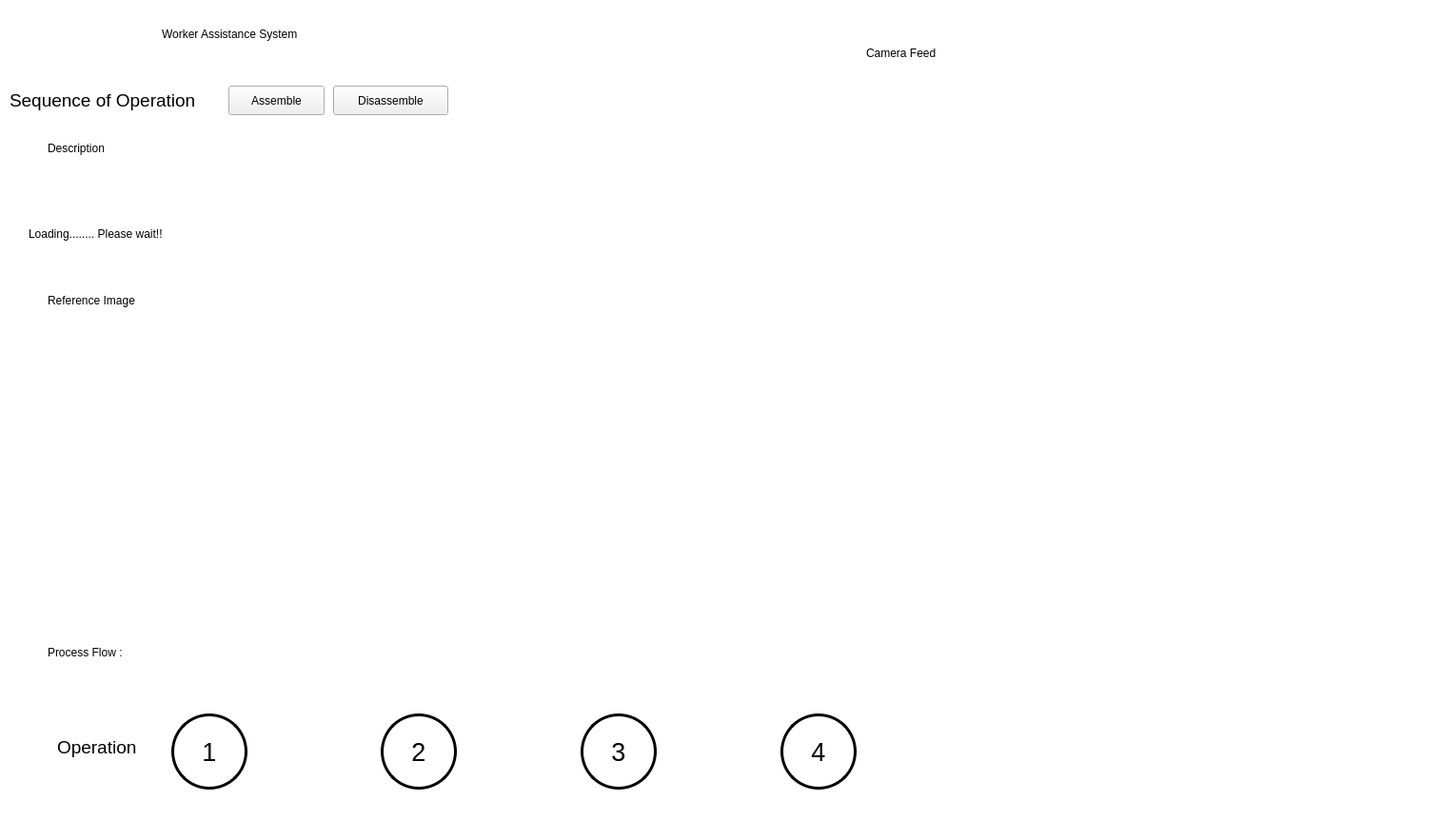
<?xml version="1.0" encoding="UTF-8"?>
<ui version="4.0">
 <class>MainWindow</class>
 <widget class="QMainWindow" name="MainWindow">
  <property name="geometry">
   <rect>
    <x>0</x>
    <y>0</y>
    <width>1514</width>
    <height>883</height>
   </rect>
  </property>
  <property name="windowTitle">
   <string>MainWindow</string>
  </property>
  <property name="styleSheet">
   <string notr="true">background-color: rgb(255, 255, 255);</string>
  </property>
  <widget class="QWidget" name="centralwidget">
   <widget class="QLabel" name="IWT_logo_label">
    <property name="geometry">
     <rect>
      <x>20</x>
      <y>10</y>
      <width>121</width>
      <height>51</height>
     </rect>
    </property>
    <property name="styleSheet">
     <string notr="true"/>
    </property>
    <property name="text">
     <string/>
    </property>
    <property name="pixmap">
     <pixmap>:/iwt_logo/iwt_logo.png</pixmap>
    </property>
    <property name="scaledContents">
     <bool>true</bool>
    </property>
   </widget>
   <widget class="QLabel" name="label_3">
    <property name="geometry">
     <rect>
      <x>910</x>
      <y>40</y>
      <width>211</width>
      <height>31</height>
     </rect>
    </property>
    <property name="styleSheet">
     <string notr="true">font: 20pt &quot;Arial&quot;;</string>
    </property>
    <property name="text">
     <string>Camera Feed</string>
    </property>
   </widget>
   <widget class="QLabel" name="label_4">
    <property name="geometry">
     <rect>
      <x>50</x>
      <y>140</y>
      <width>141</width>
      <height>31</height>
     </rect>
    </property>
    <property name="styleSheet">
     <string notr="true">font: 20pt &quot;Arial&quot;;</string>
    </property>
    <property name="text">
     <string>Description</string>
    </property>
   </widget>
   <widget class="QLabel" name="camera_feed">
    <property name="geometry">
     <rect>
      <x>490</x>
      <y>100</y>
      <width>1001</width>
      <height>591</height>
     </rect>
    </property>
    <property name="styleSheet">
     <string notr="true">font: 20pt &quot;Arial&quot;;</string>
    </property>
    <property name="text">
     <string/>
    </property>
    <property name="pixmap">
     <pixmap>loading.gif</pixmap>
    </property>
    <property name="scaledContents">
     <bool>true</bool>
    </property>
    <property name="wordWrap">
     <bool>true</bool>
    </property>
   </widget>
   <widget class="QLabel" name="operation_description">
    <property name="geometry">
     <rect>
      <x>30</x>
      <y>200</y>
      <width>321</width>
      <height>91</height>
     </rect>
    </property>
    <property name="styleSheet">
     <string notr="true">font: 12pt &quot;Arial&quot;;</string>
    </property>
    <property name="text">
     <string>Loading........ Please wait!!</string>
    </property>
    <property name="scaledContents">
     <bool>true</bool>
    </property>
    <property name="wordWrap">
     <bool>true</bool>
    </property>
   </widget>
   <widget class="QLabel" name="label_13">
    <property name="geometry">
     <rect>
      <x>170</x>
      <y>20</y>
      <width>341</width>
      <height>31</height>
     </rect>
    </property>
    <property name="styleSheet">
     <string notr="true">font: 20pt &quot;Arial&quot;;</string>
    </property>
    <property name="text">
     <string>Worker Assistance System</string>
    </property>
   </widget>
   <widget class="QLabel" name="label_14">
    <property name="geometry">
     <rect>
      <x>50</x>
      <y>300</y>
      <width>231</width>
      <height>31</height>
     </rect>
    </property>
    <property name="styleSheet">
     <string notr="true">font: 20pt &quot;Arial&quot;;</string>
    </property>
    <property name="text">
     <string>Reference Image</string>
    </property>
   </widget>
   <widget class="QLabel" name="reference_image_label">
    <property name="geometry">
     <rect>
      <x>30</x>
      <y>360</y>
      <width>411</width>
      <height>271</height>
     </rect>
    </property>
    <property name="styleSheet">
     <string notr="true">font: 20pt &quot;Arial&quot;;</string>
    </property>
    <property name="text">
     <string/>
    </property>
    <property name="pixmap">
     <pixmap>loading.gif</pixmap>
    </property>
    <property name="scaledContents">
     <bool>true</bool>
    </property>
   </widget>
   <widget class="QLabel" name="label_5">
    <property name="geometry">
     <rect>
      <x>50</x>
      <y>670</y>
      <width>181</width>
      <height>31</height>
     </rect>
    </property>
    <property name="styleSheet">
     <string notr="true">font: 20pt &quot;Arial&quot;;</string>
    </property>
    <property name="text">
     <string>Process Flow :</string>
    </property>
   </widget>
   <widget class="QLabel" name="label_7">
    <property name="geometry">
     <rect>
      <x>60</x>
      <y>770</y>
      <width>101</width>
      <height>31</height>
     </rect>
    </property>
    <property name="font">
     <font>
      <family>Arial</family>
      <pointsize>14</pointsize>
      <weight>50</weight>
      <italic>false</italic>
      <bold>false</bold>
     </font>
    </property>
    <property name="styleSheet">
     <string notr="true">font: 14pt &quot;Arial&quot;;</string>
    </property>
    <property name="text">
     <string>Operation</string>
    </property>
   </widget>
   <widget class="QLabel" name="operation_1">
    <property name="geometry">
     <rect>
      <x>180</x>
      <y>750</y>
      <width>80</width>
      <height>80</height>
     </rect>
    </property>
    <property name="font">
     <font>
      <family>Arial</family>
      <pointsize>20</pointsize>
      <weight>50</weight>
      <italic>false</italic>
      <bold>false</bold>
     </font>
    </property>
    <property name="styleSheet">
     <string notr="true">font: 20pt &quot;Arial&quot;;border: 3px solid black;border-radius: 40px;</string>
    </property>
    <property name="text">
     <string>1</string>
    </property>
    <property name="scaledContents">
     <bool>false</bool>
    </property>
    <property name="alignment">
     <set>Qt::AlignCenter</set>
    </property>
   </widget>
   <widget class="QLabel" name="label_9">
    <property name="geometry">
     <rect>
      <x>280</x>
      <y>750</y>
      <width>91</width>
      <height>81</height>
     </rect>
    </property>
    <property name="font">
     <font>
      <family>Arial</family>
      <pointsize>14</pointsize>
      <weight>50</weight>
      <italic>false</italic>
      <bold>false</bold>
     </font>
    </property>
    <property name="styleSheet">
     <string notr="true">font: 14pt &quot;Arial&quot;;</string>
    </property>
    <property name="text">
     <string/>
    </property>
    <property name="pixmap">
     <pixmap>arrow.png</pixmap>
    </property>
    <property name="scaledContents">
     <bool>true</bool>
    </property>
   </widget>
   <widget class="QLabel" name="operation_2">
    <property name="geometry">
     <rect>
      <x>400</x>
      <y>750</y>
      <width>80</width>
      <height>80</height>
     </rect>
    </property>
    <property name="font">
     <font>
      <family>Arial</family>
      <pointsize>20</pointsize>
      <weight>50</weight>
      <italic>false</italic>
      <bold>false</bold>
     </font>
    </property>
    <property name="styleSheet">
     <string notr="true">font: 20pt &quot;Arial&quot;;border: 3px solid black;border-radius: 40px;</string>
    </property>
    <property name="text">
     <string>2</string>
    </property>
    <property name="scaledContents">
     <bool>false</bool>
    </property>
    <property name="alignment">
     <set>Qt::AlignCenter</set>
    </property>
   </widget>
   <widget class="QLabel" name="label_11">
    <property name="geometry">
     <rect>
      <x>500</x>
      <y>750</y>
      <width>91</width>
      <height>81</height>
     </rect>
    </property>
    <property name="font">
     <font>
      <family>Arial</family>
      <pointsize>14</pointsize>
      <weight>50</weight>
      <italic>false</italic>
      <bold>false</bold>
     </font>
    </property>
    <property name="styleSheet">
     <string notr="true">font: 14pt &quot;Arial&quot;;</string>
    </property>
    <property name="text">
     <string/>
    </property>
    <property name="pixmap">
     <pixmap>arrow.png</pixmap>
    </property>
    <property name="scaledContents">
     <bool>true</bool>
    </property>
   </widget>
   <widget class="QLabel" name="label_12">
    <property name="geometry">
     <rect>
      <x>710</x>
      <y>750</y>
      <width>91</width>
      <height>81</height>
     </rect>
    </property>
    <property name="font">
     <font>
      <family>Arial</family>
      <pointsize>14</pointsize>
      <weight>50</weight>
      <italic>false</italic>
      <bold>false</bold>
     </font>
    </property>
    <property name="styleSheet">
     <string notr="true">font: 14pt &quot;Arial&quot;;</string>
    </property>
    <property name="text">
     <string/>
    </property>
    <property name="pixmap">
     <pixmap>arrow.png</pixmap>
    </property>
    <property name="scaledContents">
     <bool>true</bool>
    </property>
   </widget>
   <widget class="QLabel" name="operation_3">
    <property name="geometry">
     <rect>
      <x>610</x>
      <y>750</y>
      <width>80</width>
      <height>80</height>
     </rect>
    </property>
    <property name="font">
     <font>
      <family>Arial</family>
      <pointsize>20</pointsize>
      <weight>50</weight>
      <italic>false</italic>
      <bold>false</bold>
     </font>
    </property>
    <property name="styleSheet">
     <string notr="true">font: 20pt &quot;Arial&quot;;border: 3px solid black;border-radius: 40px;</string>
    </property>
    <property name="text">
     <string>3</string>
    </property>
    <property name="scaledContents">
     <bool>false</bool>
    </property>
    <property name="alignment">
     <set>Qt::AlignCenter</set>
    </property>
   </widget>
   <widget class="QLabel" name="operation_4">
    <property name="geometry">
     <rect>
      <x>820</x>
      <y>750</y>
      <width>80</width>
      <height>80</height>
     </rect>
    </property>
    <property name="font">
     <font>
      <family>Arial</family>
      <pointsize>20</pointsize>
      <weight>50</weight>
      <italic>false</italic>
      <bold>false</bold>
     </font>
    </property>
    <property name="styleSheet">
     <string notr="true">font: 20pt &quot;Arial&quot;;border: 3px solid black;border-radius: 40px;</string>
    </property>
    <property name="text">
     <string>4</string>
    </property>
    <property name="scaledContents">
     <bool>false</bool>
    </property>
    <property name="alignment">
     <set>Qt::AlignCenter</set>
    </property>
   </widget>
   <widget class="QLabel" name="label_17">
    <property name="geometry">
     <rect>
      <x>10</x>
      <y>90</y>
      <width>211</width>
      <height>31</height>
     </rect>
    </property>
    <property name="font">
     <font>
      <family>Arial</family>
      <pointsize>14</pointsize>
      <weight>50</weight>
      <italic>false</italic>
      <bold>false</bold>
     </font>
    </property>
    <property name="styleSheet">
     <string notr="true">font: 14pt &quot;Arial&quot;;</string>
    </property>
    <property name="text">
     <string>Sequence of Operation</string>
    </property>
   </widget>
   <widget class="QPushButton" name="assemble_pushButton">
    <property name="geometry">
     <rect>
      <x>240</x>
      <y>90</y>
      <width>101</width>
      <height>31</height>
     </rect>
    </property>
    <property name="styleSheet">
     <string notr="true">font: 15pt &quot;Arial&quot;;background-color: light gray;</string>
    </property>
    <property name="text">
     <string>Assemble</string>
    </property>
   </widget>
   <widget class="QPushButton" name="disassemble_pushButton">
    <property name="geometry">
     <rect>
      <x>350</x>
      <y>90</y>
      <width>121</width>
      <height>31</height>
     </rect>
    </property>
    <property name="styleSheet">
     <string notr="true">font: 15pt &quot;Arial&quot;;background-color: light gray;</string>
    </property>
    <property name="text">
     <string>Disassemble</string>
    </property>
   </widget>
  </widget>
  <widget class="QMenuBar" name="menubar">
   <property name="geometry">
    <rect>
     <x>0</x>
     <y>0</y>
     <width>1514</width>
     <height>21</height>
    </rect>
   </property>
  </widget>
  <widget class="QStatusBar" name="statusbar"/>
 </widget>
 <resources/>
 <connections/>
</ui>
